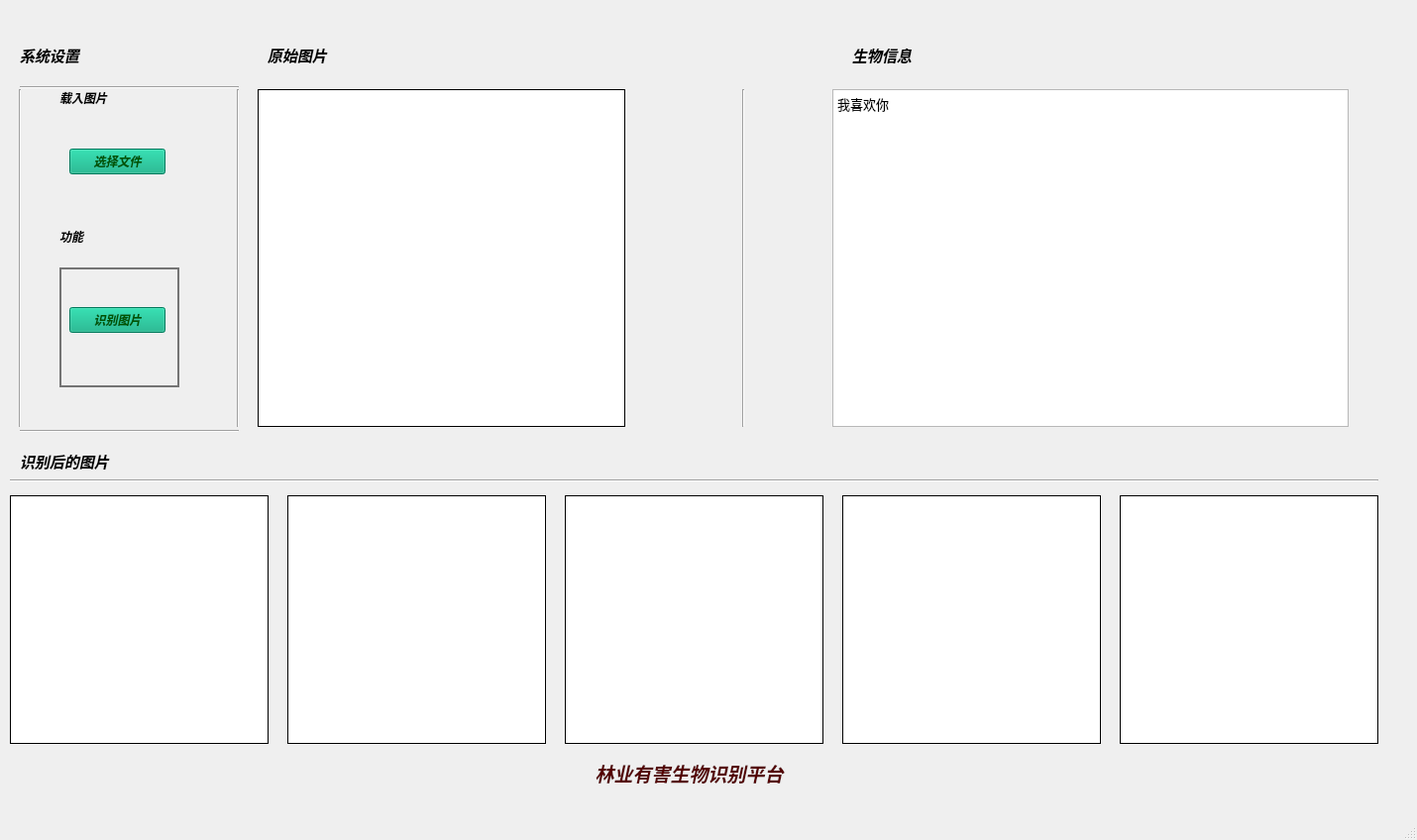
<?xml version="1.0" encoding="UTF-8"?>
<ui version="4.0">
 <class>MainWindow</class>
 <widget class="QMainWindow" name="MainWindow">
  <property name="geometry">
   <rect>
    <x>0</x>
    <y>0</y>
    <width>1430</width>
    <height>848</height>
   </rect>
  </property>
  <property name="font">
   <font>
    <weight>75</weight>
    <italic>true</italic>
    <bold>true</bold>
   </font>
  </property>
  <property name="windowTitle">
   <string>MainWindow</string>
  </property>
  <widget class="QWidget" name="centralwidget">
   <widget class="QLabel" name="label_image">
    <property name="geometry">
     <rect>
      <x>260</x>
      <y>90</y>
      <width>371</width>
      <height>341</height>
     </rect>
    </property>
    <property name="styleSheet">
     <string notr="true">border-width: 1px;
background-color: rgb(255, 255, 255);
border-style: solid;
border-color: rgb(0, 0, 0)</string>
    </property>
    <property name="text">
     <string/>
    </property>
   </widget>
   <widget class="QLabel" name="label_2">
    <property name="geometry">
     <rect>
      <x>20</x>
      <y>30</y>
      <width>91</width>
      <height>51</height>
     </rect>
    </property>
    <property name="palette">
     <palette>
      <active/>
      <inactive/>
      <disabled/>
     </palette>
    </property>
    <property name="font">
     <font>
      <family>Trebuchet MS</family>
      <pointsize>11</pointsize>
      <weight>75</weight>
      <italic>true</italic>
      <bold>true</bold>
     </font>
    </property>
    <property name="styleSheet">
     <string notr="true">font-weight:bold
</string>
    </property>
    <property name="text">
     <string>系统设置</string>
    </property>
   </widget>
   <widget class="QLabel" name="label_3">
    <property name="geometry">
     <rect>
      <x>60</x>
      <y>230</y>
      <width>81</width>
      <height>17</height>
     </rect>
    </property>
    <property name="styleSheet">
     <string notr="true">font-weight:bold</string>
    </property>
    <property name="text">
     <string>功能</string>
    </property>
   </widget>
   <widget class="QLabel" name="label_4">
    <property name="geometry">
     <rect>
      <x>60</x>
      <y>90</y>
      <width>111</width>
      <height>17</height>
     </rect>
    </property>
    <property name="styleSheet">
     <string notr="true">font-weight:bold</string>
    </property>
    <property name="text">
     <string>载入图片</string>
    </property>
   </widget>
   <widget class="QLabel" name="label_5">
    <property name="geometry">
     <rect>
      <x>60</x>
      <y>270</y>
      <width>121</width>
      <height>121</height>
     </rect>
    </property>
    <property name="styleSheet">
     <string notr="true">border-width: 2px;
border-color: rgb(116, 116, 116);
border-style: solid;</string>
    </property>
    <property name="text">
     <string/>
    </property>
   </widget>
   <widget class="QPushButton" name="pushButton_openImage">
    <property name="geometry">
     <rect>
      <x>70</x>
      <y>150</y>
      <width>97</width>
      <height>26</height>
     </rect>
    </property>
    <property name="styleSheet">
     <string notr="true">background-color: rgb(0, 170, 127);
color: rgb(0, 85, 0);</string>
    </property>
    <property name="text">
     <string>选择文件</string>
    </property>
   </widget>
   <widget class="QLabel" name="aboutLabel">
    <property name="geometry">
     <rect>
      <x>380</x>
      <y>750</y>
      <width>631</width>
      <height>61</height>
     </rect>
    </property>
    <property name="font">
     <font>
      <family>楷体</family>
      <pointsize>14</pointsize>
      <weight>75</weight>
      <italic>true</italic>
      <bold>true</bold>
     </font>
    </property>
    <property name="styleSheet">
     <string notr="true">color: rgb(85, 0, 0);</string>
    </property>
    <property name="text">
     <string>林业有害生物识别平台</string>
    </property>
    <property name="alignment">
     <set>Qt::AlignCenter</set>
    </property>
   </widget>
   <widget class="QLabel" name="label_9">
    <property name="geometry">
     <rect>
      <x>860</x>
      <y>30</y>
      <width>91</width>
      <height>51</height>
     </rect>
    </property>
    <property name="palette">
     <palette>
      <active/>
      <inactive/>
      <disabled/>
     </palette>
    </property>
    <property name="font">
     <font>
      <family>Trebuchet MS</family>
      <pointsize>11</pointsize>
      <weight>75</weight>
      <italic>true</italic>
      <bold>true</bold>
     </font>
    </property>
    <property name="styleSheet">
     <string notr="true">font-weight:bold
</string>
    </property>
    <property name="text">
     <string>生物信息</string>
    </property>
   </widget>
   <widget class="QTextEdit" name="label_txt">
    <property name="geometry">
     <rect>
      <x>840</x>
      <y>90</y>
      <width>521</width>
      <height>341</height>
     </rect>
    </property>
    <property name="html">
     <string>&lt;!DOCTYPE HTML PUBLIC &quot;-//W3C//DTD HTML 4.0//EN&quot; &quot;http://www.w3.org/TR/REC-html40/strict.dtd&quot;&gt;
&lt;html&gt;&lt;head&gt;&lt;meta name=&quot;qrichtext&quot; content=&quot;1&quot; /&gt;&lt;style type=&quot;text/css&quot;&gt;
p, li { white-space: pre-wrap; }
&lt;/style&gt;&lt;/head&gt;&lt;body style=&quot; font-family:'SimSun'; font-size:9pt; font-weight:600; font-style:italic;&quot;&gt;
&lt;p style=&quot; margin-top:0px; margin-bottom:0px; margin-left:0px; margin-right:0px; -qt-block-indent:0; text-indent:0px;&quot;&gt;&lt;span style=&quot; font-size:10pt; font-weight:400; font-style:normal;&quot;&gt;我喜欢你&lt;/span&gt;&lt;/p&gt;&lt;/body&gt;&lt;/html&gt;</string>
    </property>
   </widget>
   <widget class="Line" name="line">
    <property name="geometry">
     <rect>
      <x>10</x>
      <y>90</y>
      <width>20</width>
      <height>341</height>
     </rect>
    </property>
    <property name="orientation">
     <enum>Qt::Vertical</enum>
    </property>
   </widget>
   <widget class="Line" name="line_2">
    <property name="geometry">
     <rect>
      <x>230</x>
      <y>90</y>
      <width>20</width>
      <height>341</height>
     </rect>
    </property>
    <property name="orientation">
     <enum>Qt::Vertical</enum>
    </property>
   </widget>
   <widget class="Line" name="line_3">
    <property name="geometry">
     <rect>
      <x>20</x>
      <y>420</y>
      <width>221</width>
      <height>31</height>
     </rect>
    </property>
    <property name="orientation">
     <enum>Qt::Horizontal</enum>
    </property>
   </widget>
   <widget class="Line" name="line_4">
    <property name="geometry">
     <rect>
      <x>20</x>
      <y>80</y>
      <width>221</width>
      <height>16</height>
     </rect>
    </property>
    <property name="orientation">
     <enum>Qt::Horizontal</enum>
    </property>
   </widget>
   <widget class="QPushButton" name="pushButton_distinguishImage">
    <property name="geometry">
     <rect>
      <x>70</x>
      <y>310</y>
      <width>97</width>
      <height>26</height>
     </rect>
    </property>
    <property name="styleSheet">
     <string notr="true">background-color: rgb(0, 170, 127);
color: rgb(0, 85, 0);</string>
    </property>
    <property name="text">
     <string>识别图片</string>
    </property>
   </widget>
   <widget class="QLabel" name="label_image2">
    <property name="geometry">
     <rect>
      <x>290</x>
      <y>500</y>
      <width>261</width>
      <height>251</height>
     </rect>
    </property>
    <property name="styleSheet">
     <string notr="true">border-width: 1px;
background-color: rgb(255, 255, 255);
border-style: solid;
border-color: rgb(0, 0, 0)</string>
    </property>
    <property name="text">
     <string/>
    </property>
   </widget>
   <widget class="QLabel" name="label_10">
    <property name="geometry">
     <rect>
      <x>270</x>
      <y>30</y>
      <width>91</width>
      <height>51</height>
     </rect>
    </property>
    <property name="palette">
     <palette>
      <active/>
      <inactive/>
      <disabled/>
     </palette>
    </property>
    <property name="font">
     <font>
      <family>Trebuchet MS</family>
      <pointsize>11</pointsize>
      <weight>75</weight>
      <italic>true</italic>
      <bold>true</bold>
     </font>
    </property>
    <property name="styleSheet">
     <string notr="true">font-weight:bold
</string>
    </property>
    <property name="text">
     <string>原始图片</string>
    </property>
   </widget>
   <widget class="QLabel" name="label_image3">
    <property name="geometry">
     <rect>
      <x>570</x>
      <y>500</y>
      <width>261</width>
      <height>251</height>
     </rect>
    </property>
    <property name="styleSheet">
     <string notr="true">border-width: 1px;
background-color: rgb(255, 255, 255);
border-style: solid;
border-color: rgb(0, 0, 0)</string>
    </property>
    <property name="text">
     <string/>
    </property>
   </widget>
   <widget class="QLabel" name="label_image1">
    <property name="geometry">
     <rect>
      <x>10</x>
      <y>500</y>
      <width>261</width>
      <height>251</height>
     </rect>
    </property>
    <property name="styleSheet">
     <string notr="true">border-width: 1px;
background-color: rgb(255, 255, 255);
border-style: solid;
border-color: rgb(0, 0, 0)</string>
    </property>
    <property name="text">
     <string/>
    </property>
   </widget>
   <widget class="QLabel" name="label_image4">
    <property name="geometry">
     <rect>
      <x>850</x>
      <y>500</y>
      <width>261</width>
      <height>251</height>
     </rect>
    </property>
    <property name="styleSheet">
     <string notr="true">border-width: 1px;
background-color: rgb(255, 255, 255);
border-style: solid;
border-color: rgb(0, 0, 0)</string>
    </property>
    <property name="text">
     <string/>
    </property>
   </widget>
   <widget class="QLabel" name="label_image5">
    <property name="geometry">
     <rect>
      <x>1130</x>
      <y>500</y>
      <width>261</width>
      <height>251</height>
     </rect>
    </property>
    <property name="styleSheet">
     <string notr="true">border-width: 1px;
background-color: rgb(255, 255, 255);
border-style: solid;
border-color: rgb(0, 0, 0)</string>
    </property>
    <property name="text">
     <string/>
    </property>
   </widget>
   <widget class="Line" name="line_5">
    <property name="geometry">
     <rect>
      <x>10</x>
      <y>470</y>
      <width>1381</width>
      <height>31</height>
     </rect>
    </property>
    <property name="orientation">
     <enum>Qt::Horizontal</enum>
    </property>
   </widget>
   <widget class="Line" name="line_6">
    <property name="geometry">
     <rect>
      <x>740</x>
      <y>90</y>
      <width>20</width>
      <height>341</height>
     </rect>
    </property>
    <property name="orientation">
     <enum>Qt::Vertical</enum>
    </property>
   </widget>
   <widget class="QLabel" name="label_6">
    <property name="geometry">
     <rect>
      <x>20</x>
      <y>440</y>
      <width>121</width>
      <height>51</height>
     </rect>
    </property>
    <property name="palette">
     <palette>
      <active/>
      <inactive/>
      <disabled/>
     </palette>
    </property>
    <property name="font">
     <font>
      <family>Trebuchet MS</family>
      <pointsize>11</pointsize>
      <weight>75</weight>
      <italic>true</italic>
      <bold>true</bold>
     </font>
    </property>
    <property name="styleSheet">
     <string notr="true">font-weight:bold
</string>
    </property>
    <property name="text">
     <string>识别后的图片</string>
    </property>
   </widget>
  </widget>
  <widget class="QMenuBar" name="menubar">
   <property name="geometry">
    <rect>
     <x>0</x>
     <y>0</y>
     <width>1430</width>
     <height>25</height>
    </rect>
   </property>
  </widget>
  <widget class="QStatusBar" name="statusbar"/>
 </widget>
 <resources/>
 <connections/>
</ui>
